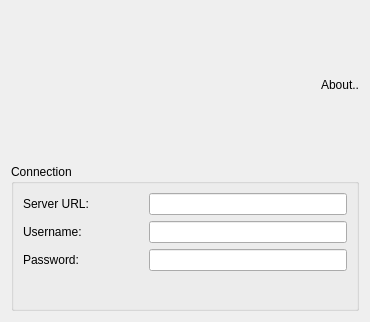
<?xml version="1.0" encoding="UTF-8"?>
<ui version="4.0">
 <class>ConfigDialog</class>
 <widget class="QWidget" name="ConfigDialog">
  <property name="geometry">
   <rect>
    <x>0</x>
    <y>0</y>
    <width>370</width>
    <height>322</height>
   </rect>
  </property>
  <property name="minimumSize">
   <size>
    <width>370</width>
    <height>322</height>
   </size>
  </property>
  <property name="windowTitle">
   <string>Open-Xchange Configuration</string>
  </property>
  <layout class="QVBoxLayout" name="verticalLayout">
   <item>
    <widget class="KUrlLabel" name="kurllabel_about">
     <property name="text">
      <string>About..</string>
     </property>
     <property name="alignment">
      <set>Qt::AlignRight|Qt::AlignTrailing|Qt::AlignVCenter</set>
     </property>
    </widget>
   </item>
   <item>
    <widget class="QGroupBox" name="groupBox">
     <property name="title">
      <string>Connection</string>
     </property>
     <property name="checkable">
      <bool>false</bool>
     </property>
     <layout class="QFormLayout" name="formLayout">
      <property name="fieldGrowthPolicy">
       <enum>QFormLayout::ExpandingFieldsGrow</enum>
      </property>
      <item row="0" column="0">
       <widget class="QLabel" name="label_BaseUrl">
        <property name="sizePolicy">
         <sizepolicy hsizetype="Fixed" vsizetype="Preferred">
          <horstretch>0</horstretch>
          <verstretch>0</verstretch>
         </sizepolicy>
        </property>
        <property name="minimumSize">
         <size>
          <width>120</width>
          <height>0</height>
         </size>
        </property>
        <property name="text">
         <string>Server URL:</string>
        </property>
       </widget>
      </item>
      <item row="0" column="1">
       <widget class="KLineEdit" name="kcfg_BaseUrl"/>
      </item>
      <item row="1" column="0">
       <widget class="QLabel" name="label_Username">
        <property name="sizePolicy">
         <sizepolicy hsizetype="Fixed" vsizetype="Preferred">
          <horstretch>0</horstretch>
          <verstretch>0</verstretch>
         </sizepolicy>
        </property>
        <property name="minimumSize">
         <size>
          <width>120</width>
          <height>0</height>
         </size>
        </property>
        <property name="text">
         <string>Username:</string>
        </property>
       </widget>
      </item>
      <item row="1" column="1">
       <widget class="KLineEdit" name="kcfg_Username"/>
      </item>
      <item row="2" column="0">
       <widget class="QLabel" name="label_Password">
        <property name="sizePolicy">
         <sizepolicy hsizetype="Fixed" vsizetype="Preferred">
          <horstretch>0</horstretch>
          <verstretch>0</verstretch>
         </sizepolicy>
        </property>
        <property name="minimumSize">
         <size>
          <width>120</width>
          <height>0</height>
         </size>
        </property>
        <property name="text">
         <string>Password:</string>
        </property>
       </widget>
      </item>
      <item row="2" column="1">
       <widget class="KLineEdit" name="kcfg_Password">
        <property name="echoMode">
         <enum>QLineEdit::Password</enum>
        </property>
       </widget>
      </item>
     </layout>
    </widget>
   </item>
  </layout>
 </widget>
 <customwidgets>
  <customwidget>
   <class>KLineEdit</class>
   <extends>QLineEdit</extends>
   <header>klineedit.h</header>
  </customwidget>
  <customwidget>
   <class>KUrlLabel</class>
   <extends>QLabel</extends>
   <header>kurllabel.h</header>
  </customwidget>
 </customwidgets>
 <resources/>
 <connections/>
</ui>
